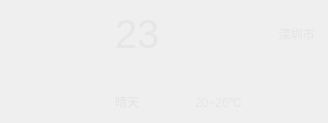
     <widget class="QWidget" name="widget02" native="true">
      <layout class="QHBoxLayout" name="horizontalLayout_5">
       <property name="spacing">
        <number>35</number>
       </property>
       <property name="leftMargin">
        <number>0</number>
       </property>
       <property name="rightMargin">
        <number>0</number>
       </property>
       <item>
        <widget class="QLabel" name="labelWeatherIcon">
         <property name="minimumSize">
          <size>
           <width>80</width>
           <height>80</height>
          </size>
         </property>
         <property name="maximumSize">
          <size>
           <width>80</width>
           <height>80</height>
          </size>
         </property>
         <property name="text">
          <string/>
         </property>
         <property name="pixmap">
          <pixmap resource="res.qrc">:/res/sun.png</pixmap>
         </property>
         <property name="scaledContents">
          <bool>true</bool>
         </property>
        </widget>
       </item>
       <item>
        <layout class="QGridLayout" name="gridLayout_2">
         <item row="1" column="0">
          <widget class="QLabel" name="labelWeatherType">
           <property name="styleSheet">
            <string notr="true">color: rgb(230, 230, 230);</string>
           </property>
           <property name="text">
            <string>晴天</string>
           </property>
          </widget>
         </item>
         <item row="0" column="3">
          <widget class="QLabel" name="labelCity">
           <property name="styleSheet">
            <string notr="true">color: rgb(230, 230, 230);</string>
           </property>
           <property name="text">
            <string>深圳市    </string>
           </property>
           <property name="alignment">
            <set>Qt::AlignRight|Qt::AlignTrailing|Qt::AlignVCenter</set>
           </property>
          </widget>
         </item>
         <item row="1" column="2">
          <widget class="QLabel" name="labelTempRange">
           <property name="styleSheet">
            <string notr="true">color: rgb(230, 230, 230);</string>
           </property>
           <property name="text">
            <string>20~26℃</string>
           </property>
          </widget>
         </item>
         <item row="0" column="0">
          <widget class="QLabel" name="labelTemp">
           <property name="font">
            <font>
             <pointsize>30</pointsize>
            </font>
           </property>
           <property name="styleSheet">
            <string notr="true">color: rgb(230, 230, 230);</string>
           </property>
           <property name="text">
            <string>23</string>
           </property>
          </widget>
         </item>
         <item row="1" column="3">
          <spacer name="horizontalSpacer">
           <property name="orientation">
            <enum>Qt::Horizontal</enum>
           </property>
           <property name="sizeHint" stdset="0">
            <size>
             <width>40</width>
             <height>20</height>
            </size>
           </property>
          </spacer>
         </item>
        </layout>
       </item>
      </layout>
     </widget>
